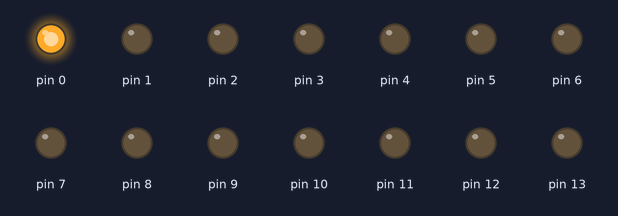
Bench run of a sketch on a simulated Arduino Uno, built with avr-gcc and run on an emulated ATmega328P. Parts: output pins drawn as LEDs (lit = HIGH). At 0.0 s the program stops and its outputs stay as they are.

Above: at 0.1 s.
Timing chart, 0 to 1.5 s (numbered marks = the images above):
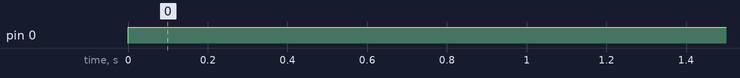

The sketch:

MicroLab_Ex_2.ino
```cpp
void setup()
{
  DDRD = 0xFF ;
  DDRB = 0xFF ;
}

void loop()
{
  PORTD = 0x01;
  int i = 0;
  while(i < 8)
  {
    if(PINB == 0x01)
    {
    PORTD = 1 << i;
    delay(200);
    i++;
    }
  }
}
```

Measured:
- by itself, pin 0: LOW → HIGH at 0.00 s
